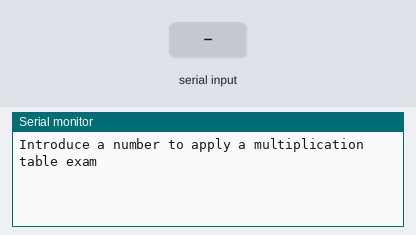
Recording of a sketch running on a simulated Arduino Uno, built with avr-gcc and run on an emulated ATmega328P. On the bench: the last lines printed to the serial monitor. The inputs (shaded band) are chosen by the test bench.

Above: at 1.2 s.
1.3 s: "90,45,200\n" received over Serial
At 2.2 s:
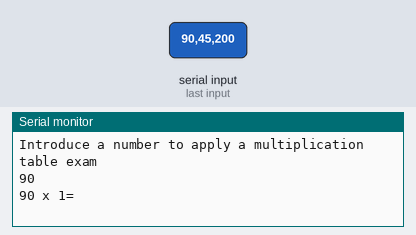
2.8 s: "30,150,10\n" received over Serial
At 3.3 s:
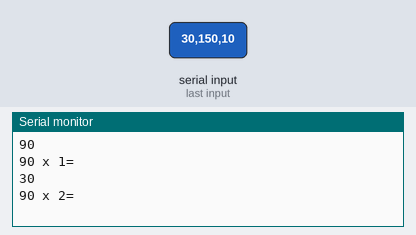

The sketch:

ProgramaT21.ino
```cpp
void setup() {
  // put your setup code here, to run once:
  Serial.begin(9600);
  Serial.setTimeout(10);

}

int controlVar = 0;
int multiplier;
int correct_answers = 0;
int answer;
int i = 1;
void loop() {
  // put your main code here, to run repeatedly:
  switch (controlVar) {
    case 0:
      Serial.println("Introduce a number to apply a multiplication table exam");
      controlVar = 1;
      correct_answers = 0;
      break;

    case 1:
    case 3:
    case 6:
      if (Serial.available() > 0) {
        if (controlVar == 1) {
          multiplier = Serial.readString().toInt();
          Serial.println(multiplier);
          controlVar = 2;
          i = 1;
        } else if(controlVar == 3) {
          answer = Serial.readString().toInt();
          Serial.println(answer);
          correct_answers = (multiplier * i == answer) ? correct_answers += 1 : correct_answers += 0;
          i++;
          controlVar = 2;
        }else{
          answer = Serial.readString().toInt();
          controlVar = (answer == 1) ? 0 : 7;
        }

      }
      break;

    case 2:
      if (i <= 10) {
        Serial.println((String)multiplier + " x " + (String) i + "=" );
        controlVar = 3;
      } else {
        controlVar = 4;
      }
      break;

    case 4:
      Serial.println((String)correct_answers + " correct answers "  );
      controlVar = 5;
      break;

      case 5:
      Serial.println("Do you want to repeat the exam?  1. YES / 2. NO"  );
      controlVar = 6;
      break;

      case 7:
      exit(0);
      break;
  }

}
```

Measured:
- after the input at 1.3 s, the serial monitor: prints a new line at once (image 1)
- after the input at 2.8 s, the serial monitor: prints a new line at once (image 2)
